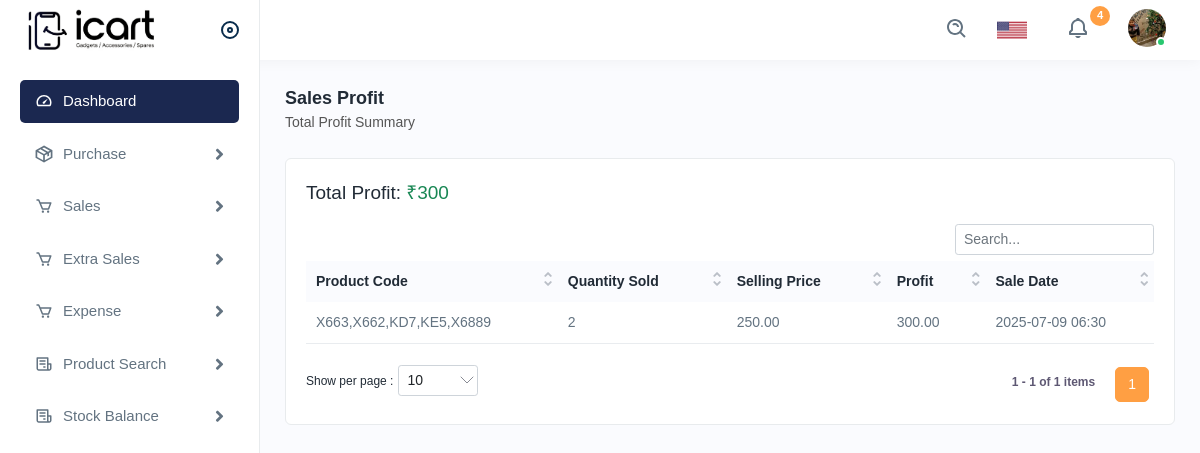
Screenshot of /display-total-profit/ with the database file from the repository.
### stock_app/models.py (models this page shows, shortened)
class Sale(models.Model):
    product = models.ForeignKey(Product, on_delete=models.CASCADE)
    quantity_sold = models.PositiveIntegerField()
    selling_price = models.DecimalField(max_digits=10, decimal_places=2)
    profit = models.DecimalField(max_digits=10, decimal_places=2, editable=False, default=0.00)
    loss = models.DecimalField(max_digits=10, decimal_places=2, editable=False, default=0.00)  # ✅ New field
    sale_date = models.DateTimeField(auto_now_add=True)

class Product(models.Model):
    product_code = models.CharField(max_length=500)
    product_price = models.DecimalField(max_digits=10, decimal_places=2)
    quantity = models.PositiveIntegerField(default=0)
    salling_price = models.DecimalField(max_digits=10, decimal_places=2, default=0.00)
    added_on = models.DateTimeField(auto_now_add=True)

### stock_app/views.py (the view)
# urls.py: path('display-total-profit/', views.display_total_profit, name='display_total_profit'),
def display_total_profit(request):
    total_profit = Sale.objects.aggregate(total=Sum('profit'))['total'] or 0
    sales = Sale.objects.select_related('product').all().order_by('-sale_date')
    return render(request, 'inventory/display_total_profit.html', {
        'sales': sales,
        'total_profit': total_profit
    })

### templates/inventory/display_total_profit.html (shortened to what this page needs)
{% extends "inventory/base.html" %}
{% load static %}
{% block content %}
<div class="page-wrapper">
  <div class="content">
    <div class="page-header">
      <div class="page-title">
        <h4>Sales Profit</h4>
        <h6>Total Profit Summary</h6>
      </div>
    </div>
    <div class="card">
      <div class="card-body">
        <div class="mb-3">
          <h5>Total Profit: <span class="text-success">₹{{ total_profit }}</span></h5>
        </div>
        <div class="table-responsive">
          <table class="table datanew">
            <thead>
              <tr>
                <th>Product Code</th>
                <th>Quantity Sold</th>
                <th>Selling Price</th>
                <th>Profit</th>
                <th>Sale Date</th>
              </tr>
            </thead>
            <tbody>
              {% for sale in sales %}
              <tr>
                <td>{{ sale.product.product_code }}</td>
                <td>{{ sale.quantity_sold }}</td>
                <td>{{ sale.selling_price }}</td>
                <td>{{ sale.profit }}</td>
                <td>{{ sale.sale_date|date:"Y-m-d H:i" }}</td>
              </tr>
              {% endfor %}
            </tbody>
          </table>
        </div>
      </div>
    </div>
  </div>
</div>
{% endblock %}

### rows the page displays
Sale: product.product_code "X663,X662,KD7,KE5,X6889", quantity_sold "2", selling_price "250.00", profit "300.00", sale_date "2025-07-09 06:30"

### other values shown
{{ total_profit }} "300"
